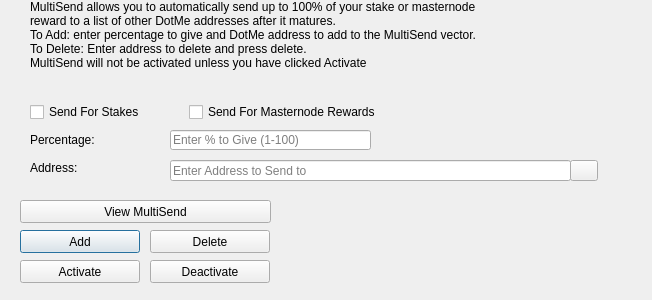
<?xml version="1.0" encoding="UTF-8"?>
<ui version="4.0">
 <class>MultiSendDialog</class>
 <widget class="QDialog" name="MultiSendDialog">
  <property name="windowModality">
   <enum>Qt::NonModal</enum>
  </property>
  <property name="geometry">
   <rect>
    <x>0</x>
    <y>0</y>
    <width>652</width>
    <height>300</height>
   </rect>
  </property>
  <property name="windowTitle">
   <string>MultiSend</string>
  </property>
  <widget class="QLineEdit" name="multiSendPercentEdit">
   <property name="geometry">
    <rect>
     <x>170</x>
     <y>130</y>
     <width>201</width>
     <height>20</height>
    </rect>
   </property>
   <property name="toolTip">
    <string>Enter whole numbers 1 - 100</string>
   </property>
   <property name="placeholderText">
    <string>Enter % to Give (1-100)</string>
   </property>
  </widget>
  <widget class="QLineEdit" name="multiSendAddressEdit">
   <property name="geometry">
    <rect>
     <x>170</x>
     <y>160</y>
     <width>401</width>
     <height>21</height>
    </rect>
   </property>
   <property name="toolTip">
    <string/>
   </property>
   <property name="placeholderText">
    <string>Enter Address to Send to</string>
   </property>
  </widget>
  <widget class="QLabel" name="label_2">
   <property name="geometry">
    <rect>
     <x>30</x>
     <y>0</y>
     <width>451</width>
     <height>121</height>
    </rect>
   </property>
   <property name="lineWidth">
    <number>1</number>
   </property>
   <property name="text">
    <string>MultiSend allows you to automatically send up to 100% of your stake or masternode reward to a list of other DotMe addresses after it matures.
To Add: enter percentage to give and DotMe address to add to the MultiSend vector.
To Delete: Enter address to delete and press delete.
MultiSend will not be activated unless you have clicked Activate</string>
   </property>
   <property name="alignment">
    <set>Qt::AlignLeading|Qt::AlignLeft|Qt::AlignTop</set>
   </property>
   <property name="wordWrap">
    <bool>true</bool>
   </property>
  </widget>
  <widget class="QLabel" name="message">
   <property name="geometry">
    <rect>
     <x>290</x>
     <y>200</y>
     <width>351</width>
     <height>91</height>
    </rect>
   </property>
   <property name="text">
    <string/>
   </property>
  </widget>
  <widget class="QPushButton" name="addButton">
   <property name="geometry">
    <rect>
     <x>20</x>
     <y>230</y>
     <width>120</width>
     <height>23</height>
    </rect>
   </property>
   <property name="toolTip">
    <string/>
   </property>
   <property name="statusTip">
    <string>Add to MultiSend Vector</string>
   </property>
   <property name="text">
    <string>Add</string>
   </property>
  </widget>
  <widget class="QPushButton" name="disableButton">
   <property name="geometry">
    <rect>
     <x>150</x>
     <y>260</y>
     <width>120</width>
     <height>23</height>
    </rect>
   </property>
   <property name="statusTip">
    <string>Deactivate MultiSend</string>
   </property>
   <property name="text">
    <string>Deactivate</string>
   </property>
  </widget>
  <widget class="QPushButton" name="addressBookButton">
   <property name="geometry">
    <rect>
     <x>570</x>
     <y>160</y>
     <width>28</width>
     <height>21</height>
    </rect>
   </property>
   <property name="toolTip">
    <string>Choose an address from the address book</string>
   </property>
   <property name="text">
    <string/>
   </property>
   <property name="icon">
    <iconset resource="../dotme.qrc">
     <normaloff>:/icons/address-book</normaloff>:/icons/address-book</iconset>
   </property>
   <property name="shortcut">
    <string>Alt+A</string>
   </property>
   <property name="autoDefault">
    <bool>false</bool>
   </property>
  </widget>
  <widget class="QLabel" name="label">
   <property name="geometry">
    <rect>
     <x>30</x>
     <y>130</y>
     <width>121</width>
     <height>20</height>
    </rect>
   </property>
   <property name="toolTip">
    <string>Percentage of stake to send</string>
   </property>
   <property name="text">
    <string>Percentage:</string>
   </property>
  </widget>
  <widget class="QLabel" name="label_5">
   <property name="geometry">
    <rect>
     <x>30</x>
     <y>160</y>
     <width>111</width>
     <height>16</height>
    </rect>
   </property>
   <property name="toolTip">
    <string>Address to send portion of stake to</string>
   </property>
   <property name="text">
    <string>Address:</string>
   </property>
  </widget>
  <widget class="QPushButton" name="deleteButton">
   <property name="geometry">
    <rect>
     <x>150</x>
     <y>230</y>
     <width>120</width>
     <height>23</height>
    </rect>
   </property>
   <property name="toolTip">
    <string/>
   </property>
   <property name="statusTip">
    <string>Delete Address From MultiSend Vector</string>
   </property>
   <property name="text">
    <string>Delete</string>
   </property>
  </widget>
  <widget class="QPushButton" name="activateButton">
   <property name="geometry">
    <rect>
     <x>20</x>
     <y>260</y>
     <width>120</width>
     <height>23</height>
    </rect>
   </property>
   <property name="statusTip">
    <string>Activate MultiSend</string>
   </property>
   <property name="text">
    <string>Activate</string>
   </property>
  </widget>
  <widget class="QPushButton" name="viewButton">
   <property name="geometry">
    <rect>
     <x>20</x>
     <y>200</y>
     <width>251</width>
     <height>23</height>
    </rect>
   </property>
   <property name="toolTip">
    <string/>
   </property>
   <property name="statusTip">
    <string>View MultiSend Vector</string>
   </property>
   <property name="text">
    <string>View MultiSend</string>
   </property>
  </widget>
  <widget class="QWidget" name="horizontalLayoutWidget">
   <property name="geometry">
    <rect>
     <x>30</x>
     <y>100</y>
     <width>351</width>
     <height>24</height>
    </rect>
   </property>
   <layout class="QHBoxLayout" name="horizontalLayout">
    <item>
     <widget class="QCheckBox" name="multiSendStakeCheckBox">
      <property name="text">
       <string>Send For Stakes</string>
      </property>
     </widget>
    </item>
    <item>
     <widget class="QCheckBox" name="multiSendMasternodeCheckBox">
      <property name="text">
       <string>Send For Masternode Rewards</string>
      </property>
     </widget>
    </item>
   </layout>
  </widget>
 </widget>
 <resources>
  <include location="../dotme.qrc"/>
 </resources>
 <connections/>
</ui>
